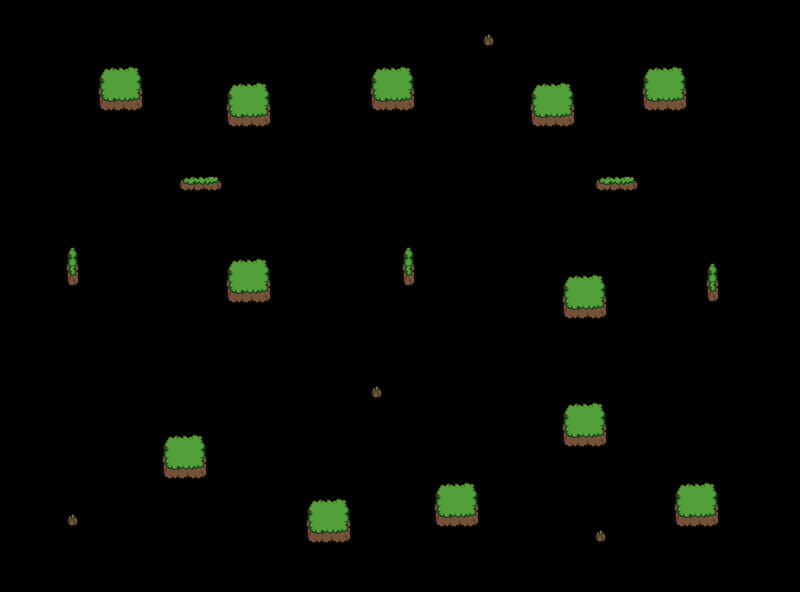

The image is a tile-based game level rendered from a .tmx file. Its description and complete source (layers, tilesets, objects, tile grids) follow:
An orthogonal 50x37 tile map with 16x16 px tiles, 1 tile layer (Tile Layer 1) and 21 objects (21x obstacle).

<map version="1.9" tiledversion="1.9.2" orientation="orthogonal" renderorder="right-down" width="50" height="37" tilewidth="16" tileheight="16" infinite="0" nextlayerid="3" nextobjectid="27">
 <tileset firstgid="1" name="plains" tilewidth="16" tileheight="16" tilecount="72" columns="6">
  <image source="plains.png" width="96" height="192" />
 </tileset>
 <layer id="1" name="Tile Layer 1" width="50" height="37">
  <data encoding="csv">
0,0,0,0,0,0,0,0,0,0,0,0,0,0,0,0,0,0,0,0,0,0,0,0,0,0,0,0,0,0,0,0,0,0,0,0,0,0,0,0,0,0,0,0,0,0,0,0,0,0,
0,0,0,0,0,0,0,0,0,0,0,0,0,0,0,0,0,0,0,0,0,0,0,0,0,0,0,0,0,0,0,0,0,0,0,0,0,0,0,0,0,0,0,0,0,0,0,0,0,0,
0,0,0,0,0,0,0,0,0,0,0,0,0,0,0,0,0,0,0,0,0,0,0,0,0,0,0,0,0,0,43,0,0,0,0,0,0,0,0,0,0,0,0,0,0,0,0,0,0,0,
0,0,0,0,0,0,0,0,0,0,0,0,0,0,0,0,0,0,0,0,0,0,0,0,0,0,0,0,0,0,0,0,0,0,0,0,0,0,0,0,0,0,0,0,0,0,0,0,0,0,
0,0,0,0,0,0,26,27,28,0,0,0,0,0,0,0,0,0,0,0,0,0,0,26,27,28,0,0,0,0,0,0,0,0,0,0,0,0,0,0,26,27,28,0,0,0,0,0,0,0,
0,0,0,0,0,0,32,33,34,0,0,0,0,0,26,27,28,0,0,0,0,0,0,32,33,34,0,0,0,0,0,0,0,26,27,28,0,0,0,0,32,33,34,0,0,0,0,0,0,0,
0,0,0,0,0,0,38,39,40,0,0,0,0,0,32,33,34,0,0,0,0,0,0,38,39,40,0,0,0,0,0,0,0,32,33,34,0,0,0,0,38,39,40,0,0,0,0,0,0,0,
0,0,0,0,0,0,0,0,0,0,0,0,0,0,38,39,40,0,0,0,0,0,0,0,0,0,0,0,0,0,0,0,0,38,39,40,0,0,0,0,0,0,0,0,0,0,0,0,0,0,
0,0,0,0,0,0,0,0,0,0,0,0,0,0,0,0,0,0,0,0,0,0,0,0,0,0,0,0,0,0,0,0,0,0,0,0,0,0,0,0,0,0,0,0,0,0,0,0,0,0,
0,0,0,0,0,0,0,0,0,0,0,0,0,0,0,0,0,0,0,0,0,0,0,0,0,0,0,0,0,0,0,0,0,0,0,0,0,0,0,0,0,0,0,0,0,0,0,0,0,0,
0,0,0,0,0,0,0,0,0,0,0,0,0,0,0,0,0,0,0,0,0,0,0,0,0,0,0,0,0,0,0,0,0,0,0,0,0,0,0,0,0,0,0,0,0,0,0,0,0,0,
0,0,0,0,0,0,0,0,0,0,0,44,45,46,0,0,0,0,0,0,0,0,0,0,0,0,0,0,0,0,0,0,0,0,0,0,0,44,45,46,0,0,0,0,0,0,0,0,0,0,
0,0,0,0,0,0,0,0,0,0,0,0,0,0,0,0,0,0,0,0,0,0,0,0,0,0,0,0,0,0,0,0,0,0,0,0,0,0,0,0,0,0,0,0,0,0,0,0,0,0,
0,0,0,0,0,0,0,0,0,0,0,0,0,0,0,0,0,0,0,0,0,0,0,0,0,0,0,0,0,0,0,0,0,0,0,0,0,0,0,0,0,0,0,0,0,0,0,0,0,0,
0,0,0,0,0,0,0,0,0,0,0,0,0,0,0,0,0,0,0,0,0,0,0,0,0,0,0,0,0,0,0,0,0,0,0,0,0,0,0,0,0,0,0,0,0,0,0,0,0,0,
0,0,0,0,25,0,0,0,0,0,0,0,0,0,0,0,0,0,0,0,0,0,0,0,0,25,0,0,0,0,0,0,0,0,0,0,0,0,0,0,0,0,0,0,0,0,0,0,0,0,
0,0,0,0,31,0,0,0,0,0,0,0,0,0,26,27,28,0,0,0,0,0,0,0,0,31,0,0,0,0,0,0,0,0,0,0,0,0,0,0,0,0,0,0,25,0,0,0,0,0,
0,0,0,0,37,0,0,0,0,0,0,0,0,0,32,33,34,0,0,0,0,0,0,0,0,37,0,0,0,0,0,0,0,0,0,26,27,28,0,0,0,0,0,0,31,0,0,0,0,0,
0,0,0,0,0,0,0,0,0,0,0,0,0,0,38,39,40,0,0,0,0,0,0,0,0,0,0,0,0,0,0,0,0,0,0,32,33,34,0,0,0,0,0,0,37,0,0,0,0,0,
0,0,0,0,0,0,0,0,0,0,0,0,0,0,0,0,0,0,0,0,0,0,0,0,0,0,0,0,0,0,0,0,0,0,0,38,39,40,0,0,0,0,0,0,0,0,0,0,0,0,
0,0,0,0,0,0,0,0,0,0,0,0,0,0,0,0,0,0,0,0,0,0,0,0,0,0,0,0,0,0,0,0,0,0,0,0,0,0,0,0,0,0,0,0,0,0,0,0,0,0,
0,0,0,0,0,0,0,0,0,0,0,0,0,0,0,0,0,0,0,0,0,0,0,0,0,0,0,0,0,0,0,0,0,0,0,0,0,0,0,0,0,0,0,0,0,0,0,0,0,0,
0,0,0,0,0,0,0,0,0,0,0,0,0,0,0,0,0,0,0,0,0,0,0,0,0,0,0,0,0,0,0,0,0,0,0,0,0,0,0,0,0,0,0,0,0,0,0,0,0,0,
0,0,0,0,0,0,0,0,0,0,0,0,0,0,0,0,0,0,0,0,0,0,0,0,0,0,0,0,0,0,0,0,0,0,0,0,0,0,0,0,0,0,0,0,0,0,0,0,0,0,
0,0,0,0,0,0,0,0,0,0,0,0,0,0,0,0,0,0,0,0,0,0,0,43,0,0,0,0,0,0,0,0,0,0,0,0,0,0,0,0,0,0,0,0,0,0,0,0,0,0,
0,0,0,0,0,0,0,0,0,0,0,0,0,0,0,0,0,0,0,0,0,0,0,0,0,0,0,0,0,0,0,0,0,0,0,26,27,28,0,0,0,0,0,0,0,0,0,0,0,0,
0,0,0,0,0,0,0,0,0,0,0,0,0,0,0,0,0,0,0,0,0,0,0,0,0,0,0,0,0,0,0,0,0,0,0,32,33,34,0,0,0,0,0,0,0,0,0,0,0,0,
0,0,0,0,0,0,0,0,0,0,26,27,28,0,0,0,0,0,0,0,0,0,0,0,0,0,0,0,0,0,0,0,0,0,0,38,39,40,0,0,0,0,0,0,0,0,0,0,0,0,
0,0,0,0,0,0,0,0,0,0,32,33,34,0,0,0,0,0,0,0,0,0,0,0,0,0,0,0,0,0,0,0,0,0,0,0,0,0,0,0,0,0,0,0,0,0,0,0,0,0,
0,0,0,0,0,0,0,0,0,0,38,39,40,0,0,0,0,0,0,0,0,0,0,0,0,0,0,0,0,0,0,0,0,0,0,0,0,0,0,0,0,0,0,0,0,0,0,0,0,0,
0,0,0,0,0,0,0,0,0,0,0,0,0,0,0,0,0,0,0,0,0,0,0,0,0,0,0,26,27,28,0,0,0,0,0,0,0,0,0,0,0,0,26,27,28,0,0,0,0,0,
0,0,0,0,0,0,0,0,0,0,0,0,0,0,0,0,0,0,0,26,27,28,0,0,0,0,0,32,33,34,0,0,0,0,0,0,0,0,0,0,0,0,32,33,34,0,0,0,0,0,
0,0,0,0,43,0,0,0,0,0,0,0,0,0,0,0,0,0,0,32,33,34,0,0,0,0,0,38,39,40,0,0,0,0,0,0,0,0,0,0,0,0,38,39,40,0,0,0,0,0,
0,0,0,0,0,0,0,0,0,0,0,0,0,0,0,0,0,0,0,38,39,40,0,0,0,0,0,0,0,0,0,0,0,0,0,0,0,43,0,0,0,0,0,0,0,0,0,0,0,0,
0,0,0,0,0,0,0,0,0,0,0,0,0,0,0,0,0,0,0,0,0,0,0,0,0,0,0,0,0,0,0,0,0,0,0,0,0,0,0,0,0,0,0,0,0,0,0,0,0,0,
0,0,0,0,0,0,0,0,0,0,0,0,0,0,0,0,0,0,0,0,0,0,0,0,0,0,0,0,0,0,0,0,0,0,0,0,0,0,0,0,0,0,0,0,0,0,0,0,0,0,
0,0,0,0,0,0,0,0,0,0,0,0,0,0,0,0,0,0,0,0,0,0,0,0,0,0,0,0,0,0,0,0,0,0,0,0,0,0,0,0,0,0,0,0,0,0,0,0,0,0
</data>
 </layer>
 <objectgroup id="2" name="obstacles">
  <object id="1" class="obstacle" x="160.182" y="432.182" width="47.8182" height="47.8182" />
  <object id="3" class="obstacle" x="672.136" y="480.273" width="47.8182" height="47.8182" />
  <object id="4" class="obstacle" x="640.136" y="63.8636" width="47.8182" height="47.8182" />
  <object id="5" class="obstacle" x="96.5454" y="64.1818" width="47.8182" height="47.8182" />
  <object id="6" class="obstacle" x="63.8182" y="239.818" width="16.1818" height="48" />
  <object id="7" class="obstacle" x="400.034" y="240.25" width="16.1818" height="48" />
  <object id="8" class="obstacle" x="703.837" y="255.867" width="16.1818" height="48" />
  <object id="11" class="obstacle" x="304.091" y="496.758" width="47.8182" height="47.8182" />
  <object id="12" class="obstacle" x="432.424" y="479.091" width="47.8182" height="47.8182" />
  <object id="13" class="obstacle" x="559.758" y="401.091" width="47.8182" height="47.8182" />
  <object id="14" class="obstacle" x="559.758" y="272.758" width="47.8182" height="47.8182" />
  <object id="15" class="obstacle" x="528.091" y="80.7576" width="47.8182" height="47.8182" />
  <object id="16" class="obstacle" x="368.758" y="65.4242" width="47.8182" height="47.8182" />
  <object id="17" class="obstacle" x="223.424" y="80.7576" width="47.8182" height="47.8182" />
  <object id="18" class="obstacle" x="223.424" y="256.424" width="47.8182" height="47.8182" />
  <object id="19" class="obstacle" x="176.182" y="175.818" width="47.2727" height="15.8182" />
  <object id="20" class="obstacle" x="592.545" y="176.091" width="47.1818" height="15.8182" />
  <object id="23" class="obstacle" x="369" y="385.455" width="13.9091" height="14.4545" />
  <object id="24" class="obstacle" x="593.136" y="529.682" width="13.9091" height="14.4545" />
  <object id="25" class="obstacle" x="65.1023" y="513.472" width="13.9091" height="14.4545" />
  <object id="26" class="obstacle" x="480.941" y="33.5644" width="13.9091" height="14.4545" />
 </objectgroup>
</map>
